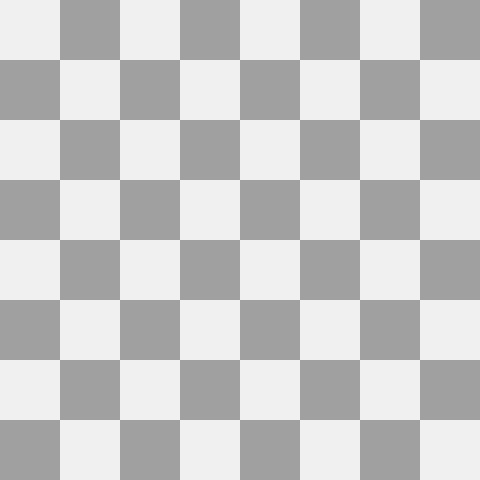
%> input picture Homework/Homework2/HW2_2020/HW2/input/Part_1/p1_board.jpg, 480 x 480 px
$ octave p1a_matlab_result.m   (GNU Octave 9; MATLAB toolbox functions it lacks are replaced by stand-ins)
%> lines starting %> are read from the running program, lines starting %| are printed output that depends on the picture
% Read image
src = imread('C:\\Users\\mmort\\GIT\\CprE575\\Homework\\Homework2\\HW2_2020\\HW2\\input\\Part_1\\p1_board.jpg');
%> src is the input picture: size 480x480 uint8; min 158, max 242, mean 200
dst = src;

% Pad the side of the image with 255 pixels for grid detection
src(1,:) = 100;
src(end,:) = 100;
src(:,1) = 100;
src(:,end) = 100;
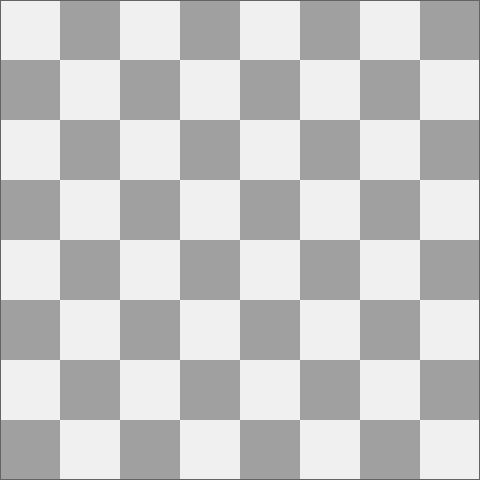
%> src: size 480x480 uint8; min 100, max 242, mean 199.2

% Detect the corner points and use those for grid box labels
corners = corner(src);
%> corners = 81 rows, first 12: [2 2; 479 479; 2 60; 2 180; 2 300; 2 420; 479 61; 479 181; 479 301; 479 421; 2 121; 2 241]

% Round each corner to the nearest multiple of 60 (grid square size)
for i = 1:size(corners,1)
    if mod(corners(i,1),60)>5
        corners(i,1) = 60*ceil(corners(i,1)/60);
    elseif mod(corners(i,1),60)>0
        corners(i,1) = 60*floor(corners(i,1)/60);
    end
end
%> this loop made 81 passes
%> after the loop, corners = 81 rows, first 12: [0 2; 480 479; 0 60; 0 180; 0 300; 0 420; 480 61; 480 181; 480 301; 480 421; 0 121; 0 241]

for i = 1:size(corners,1)
    if mod(corners(i,2),60)>5
        corners(i,2) = 60*ceil(corners(i,2)/60);
    elseif mod(corners(i,2),60)>0
        corners(i,2) = 60*floor(corners(i,2)/60);
    end
end
%> after the loop, corners = 81 rows, first 12: [0 0; 480 480; 0 60; 0 180; 0 300; 0 420; 480 60; 480 180; 480 300; 480 420; 0 120; 0 240]

% Sort the corner points by column ascending
corners = sortrows(corners, 2);
%> corners = 81 rows, first 12: [0 0; 60 0; 180 0; 300 0; 420 0; 120 0; 240 0; 360 0; 480 0; 0 60; 480 60; 60 60]

% Display the correct grid labels
imshow(src);
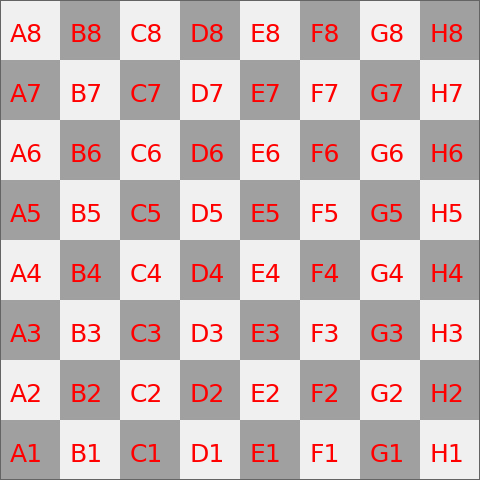
%> figure redrawn from the program's plot data
col = 'A';
row = 8;
elementRange = [60, 120, 180, 240, 300, 360, 420, 480];
for i = 1:size(elementRange,2)
    for j = 1:size(corners, 1)
        if corners(j,1) >= elementRange(i)-60 && corners(j,1) < elementRange(i) && corners(j,2) < 480
            gridLabel = sprintf('%c%d', col, row);
            text(corners(j,1)+10, corners(j,2)+35, gridLabel, 'Color', 'r', 'FontSize', 18);

            row = row - 1;
            if row == 0
                row = 8;
                col = col+1;
            end
        end
    end
end
%> after the loop, col = 73; gridLabel = 'H1'; row = 8
